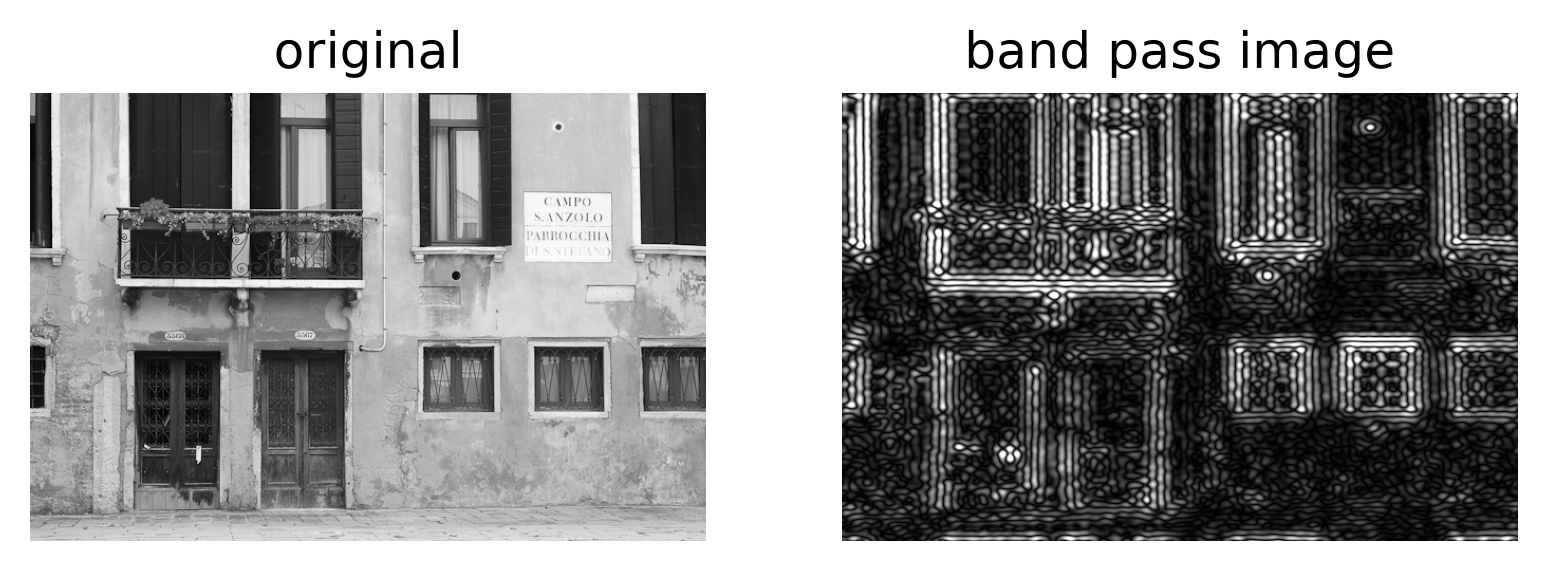
#> input picture assets/band_pass.png, 1547 x 571 px
$ python low_pass_filter.py ../assets/band_pass.png
#> lines starting #> are read from the running program, lines starting #| are printed output that depends on the picture
import argparse
from pathlib import Path

import matplotlib.pyplot as plt
import numpy as np

if __name__ == "__main__":
    parser = argparse.ArgumentParser()
    parser.add_argument("image_path", help="Path to the input image")
    parser.add_argument(
        "-o",
        "--output",
        help="Path where the output figure should be saved",
    )
    args = parser.parse_args()

    img = plt.imread(args.image_path) / 255

    # Convert RGB image to grayscale by averaging the red, green, and blue channels.
    img = img[:, :, :3].mean(axis=2)
#> img: shape (571, 1547) float32

    # Get image height and width.
    h, w = img.shape
#> h = 571; w = 1547

    # Transform the image to Fourier domain.
    img_ft = np.fft.fft2(img)

    # Shift zero frequency to the center.
    img_ft_shift = np.fft.fftshift(img_ft)

    # Create coordinates centered at the middle of the spectrum.
    y = np.arange(h) - h // 2
#> y = 571 values from -285 to 285
    x = np.arange(w) - w // 2
#> x = 1547 values from -773 to 773
    xx, yy = np.meshgrid(x, y)

    # Calculate distance of every frequency position from the center.
    r = np.sqrt(xx**2 + yy**2)

    # Choose cutoff radius.
    cutoff = 20

    # Low-pass keeps frequencies close to the center.
    lowpass_mask = r <= cutoff

    # Apply low-pass mask in Fourier domain.
    img_ft_low = img_ft_shift * lowpass_mask

    # Move zero frequency back and transform to spatial domain.
    img_low_pass = np.fft.ifft2(np.fft.ifftshift(img_ft_low)).real
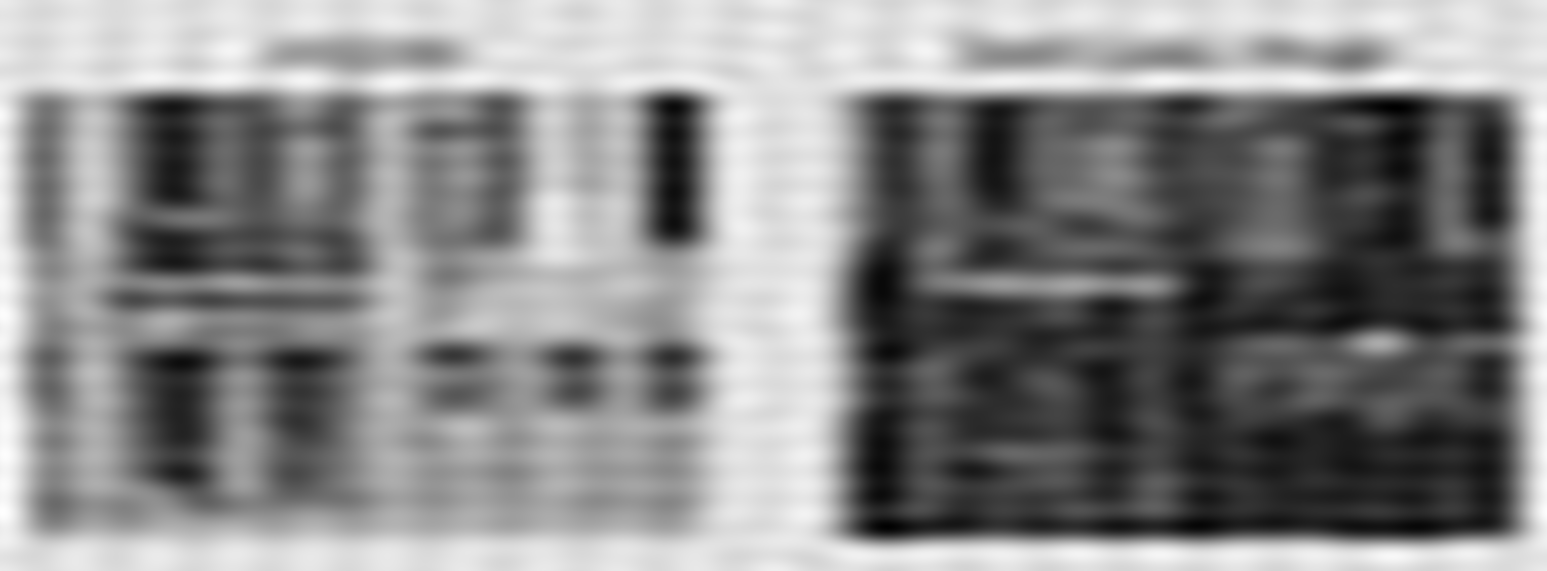
#> img_low_pass: shape (571, 1547) float64; min -0.000375, max 0.00451, mean 0.00224; drawn with min black and max white

    plt.subplot(1, 3, 1)
    plt.imshow(img, cmap="gray", vmin=0, vmax=1)
    plt.title("original")
    plt.axis("off")

    # low pass filter does not need np.abs since it contains the frequencies near zero.
    # which are mostly already in an image range of [0, 1]
    plt.subplot(1, 3, 2)
    plt.imshow(img_low_pass, cmap="gray", vmin=0, vmax=1)
    plt.title("low pass")
    plt.axis("off")

    if args.output:
        output_path = Path(args.output)
        output_path.parent.mkdir(parents=True, exist_ok=True)
        plt.savefig(output_path, dpi=300, bbox_inches="tight")
    else:
        plt.show()
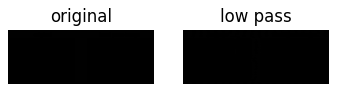
#> figure drawn by matplotlib, 2 panels

$ run again, on assets/corr_conv_diff.png
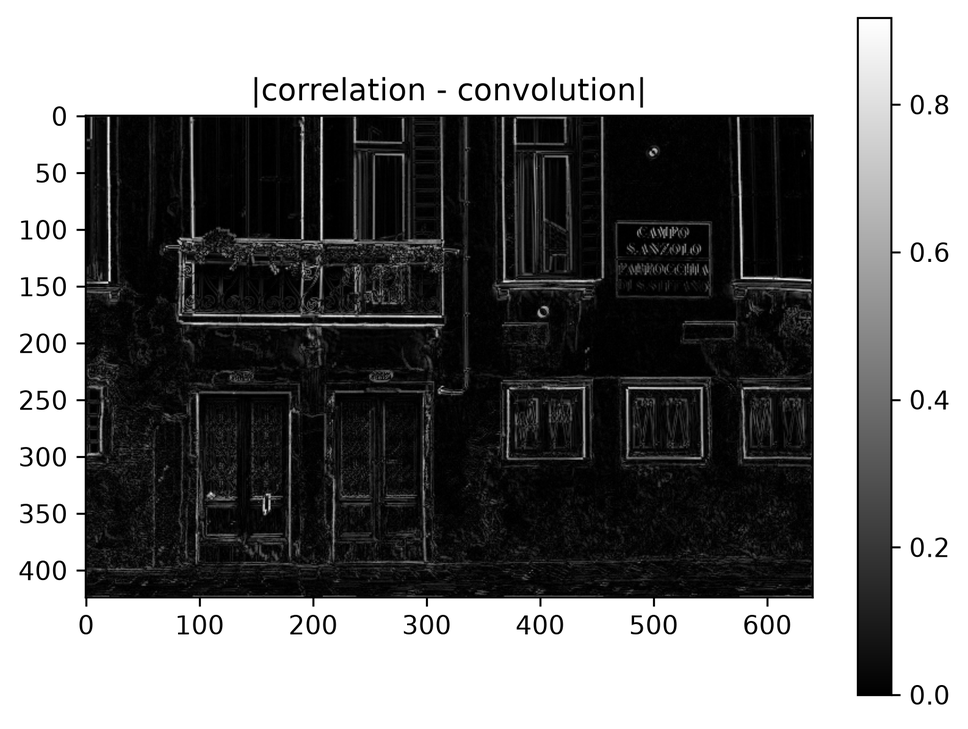
#> input picture assets/corr_conv_diff.png, 968 x 729 px, shrunk from 1586 x 1194 before the run
#> `img_low_pass = np.fft.ifft2(np.fft.ifftshift(img_ft_low)).real`:
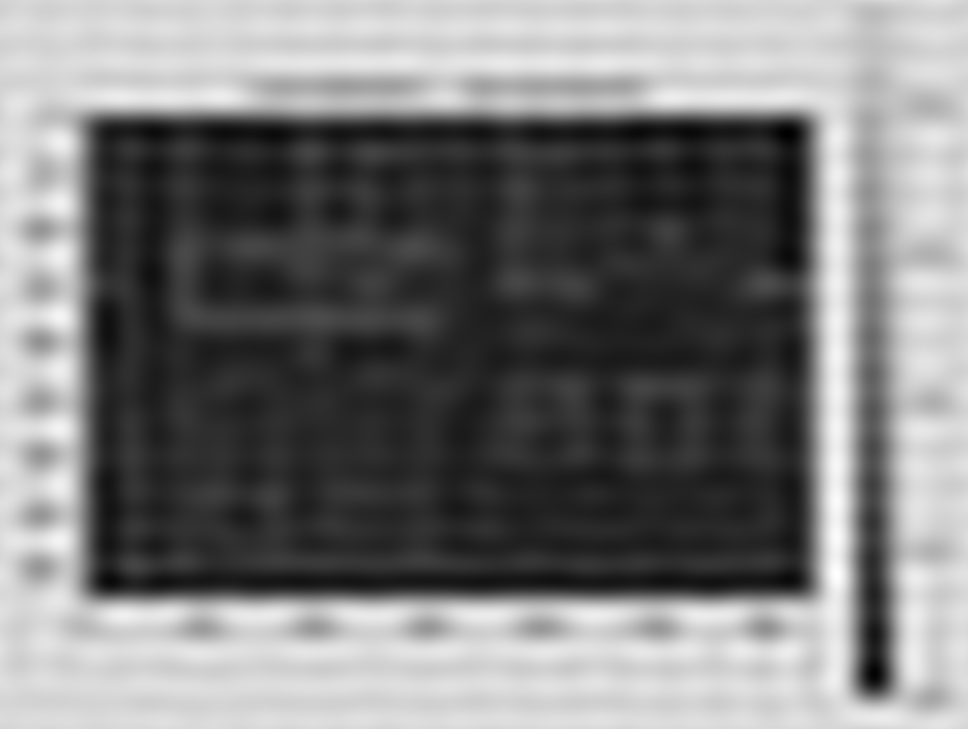
#> img_low_pass: shape (729, 968) float64; min -0.000621, max 0.00476, mean 0.00198; drawn with min black and max white
#> `plt.show()`:
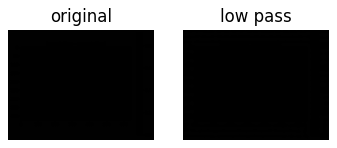
#> figure drawn by matplotlib, 2 panels

$ run again, on assets/cos_patterns.png
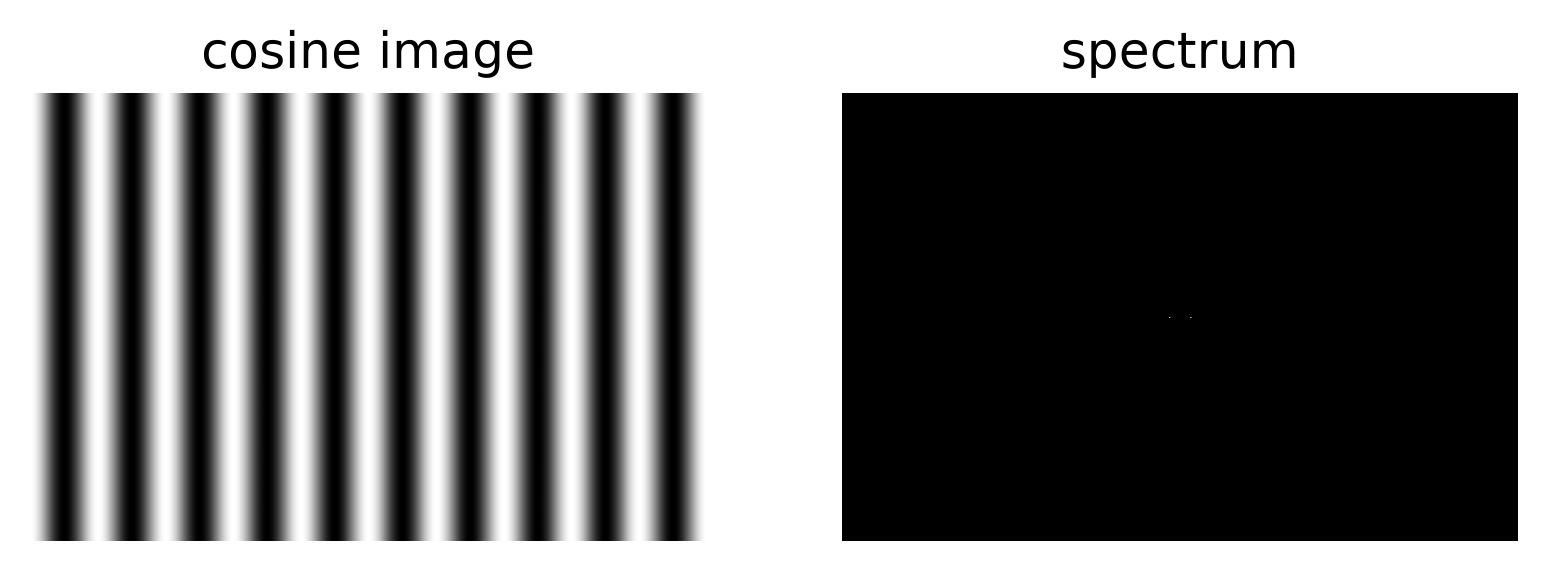
#> input picture assets/cos_patterns.png, 1547 x 571 px
#> `img_low_pass = np.fft.ifft2(np.fft.ifftshift(img_ft_low)).real`:
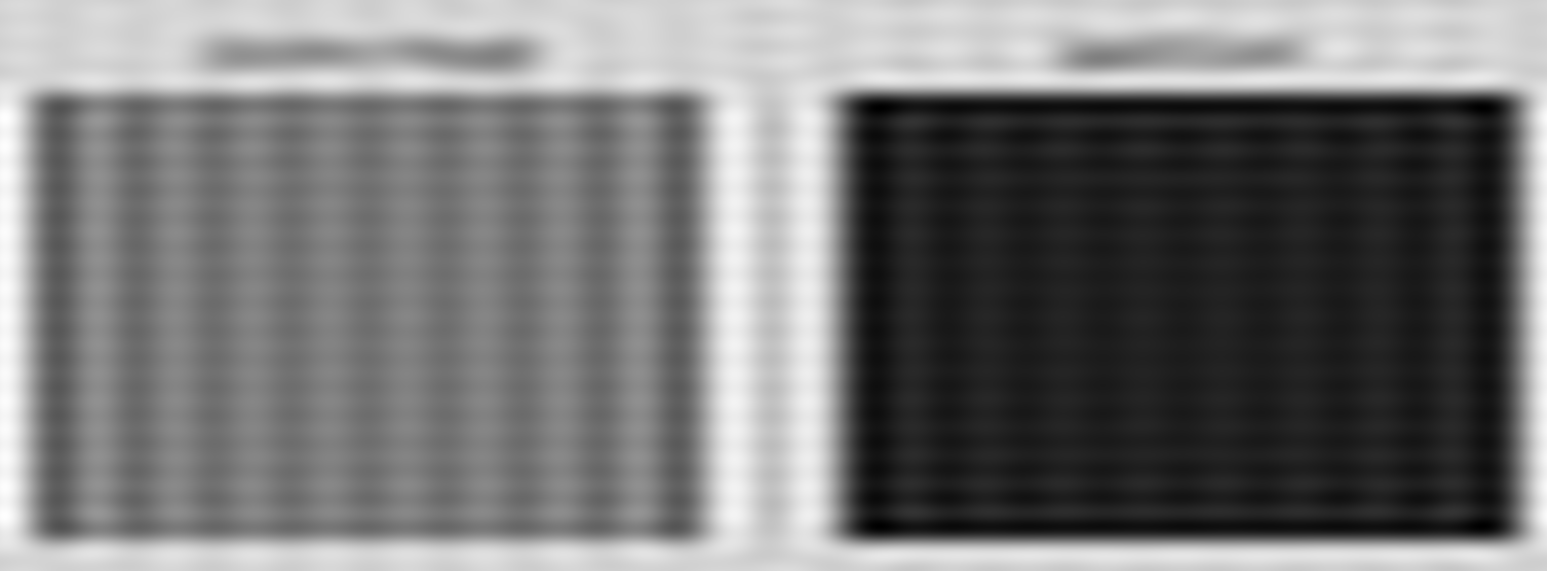
#> img_low_pass: shape (571, 1547) float64; min -0.000681, max 0.00485, mean 0.00188; drawn with min black and max white
